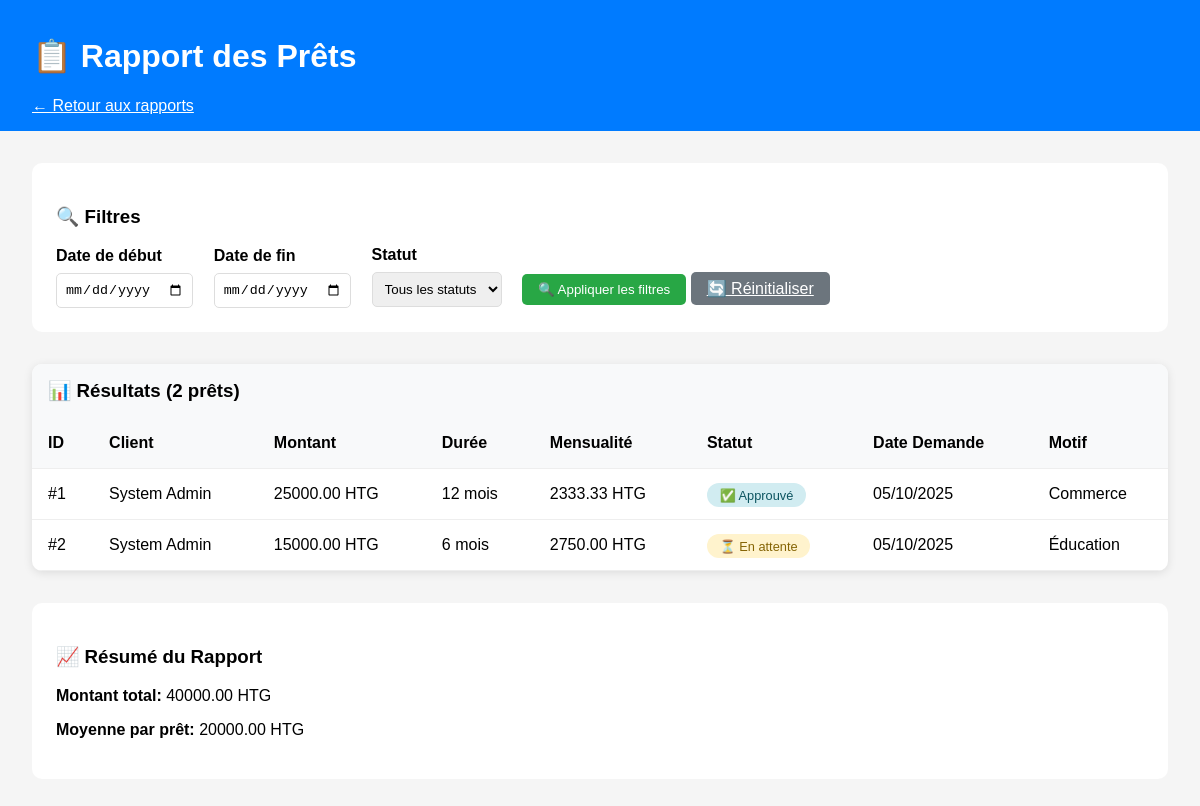
/admin/rapport-prets (signed in), run on an earlier commit of the app's database.
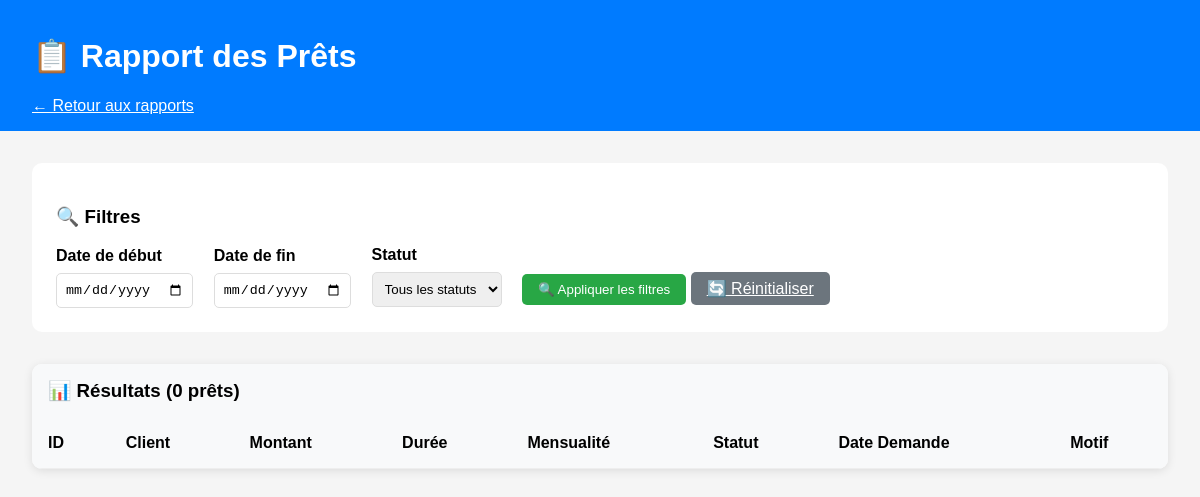
And on a later commit of the database.
### app.py (models this page shows, shortened)
class Pret(db.Model):
    __tablename__ = 'prets'
    id = db.Column(db.Integer, primary_key=True)
    client_id = db.Column(db.Integer)
    groupe_id = db.Column(db.Integer)
    montant = db.Column(db.Float)
    taux_interet = db.Column(db.Float, default=12.0)
    duree_mois = db.Column(db.Integer)
    date_demande = db.Column(db.DateTime, default=datetime.utcnow)
    date_approbation = db.Column(db.DateTime)
    date_decaissement = db.Column(db.DateTime)
    statut = db.Column(db.String(20), default='en_attente')
    motif = db.Column(db.String(100))
    montant_interet = db.Column(db.Float)
    montant_total = db.Column(db.Float)
    mensualite = db.Column(db.Float)

class User(UserMixin, db.Model):
    __tablename__ = 'users'
    id = db.Column(db.Integer, primary_key=True)
    username = db.Column(db.String(80), unique=True, nullable=True)
    email = db.Column(db.String(120), unique=True)
    password_hash = db.Column(db.String(255))
    fonction = db.Column(db.String(50))  # caissier, conseiller, etc.
    role = db.Column(db.String(20), default='client')  # client, employe, admin, superviseur
    statut = db.Column(db.String(20), default='actif')  # 'actif', 'en_attente', 'inactif'
    approuve_par = db.Column(db.Integer, db.ForeignKey('users.id'), nullable=True)  # Admin qui a approuvé
    date_approbation = db.Column(db.DateTime, nullable=True)
    permissions = db.Column(db.Text)  # Stocke les permissions en JSON
    nom = db.Column(db.String(100))
    prenom = db.Column(db.String(100))
    telephone = db.Column(db.String(20))
    date_creation = db.Column(db.DateTime, default=datetime.utcnow)
    groupe_id = db.Column(db.Integer, db.ForeignKey('groupes.id'), nullable=True)
    code_client = db.Column(db.String(20), unique=True, nullable=True)
    adresse = db.Column(db.Text)
    cin = db.Column(db.String(50), unique=True, nullable=True)
    date_naissance = db.Column(db.DateTime, nullable=True)
    profession = db.Column(db.String(100))
    revenu_mensuel = db.Column(db.Float, default=0)
    date_inscription = db.Column(db.DateTime, default=datetime.utcnow)
    groupe_id = db.Column(db.Integer, db.ForeignKey('groupes.id'), nullable=True)
    depenses_mensuelles = db.Column(db.Float, default=0)
    capacite_remboursement = db.Column(db.Float, default=0)
    photo_id = db.Column(db.String(255))
    photo_selfie = db.Column(db.String(255))
    verification_faciale = db.Column(db.Boolean, default=False)
    score_verification = db.Column(db.Float, default=0)

### app.py (the view)
@app.route('/admin/rapport-prets')
@login_required
def rapport_prets():
    if getattr(current_user, 'role', None) != 'admin':
        return redirect(url_for('tableau_de_bord'))
    date_debut = request.args.get('date_debut')
    date_fin = request.args.get('date_fin')
    statut = request.args.get('statut')
    query = Pret.query
    if date_debut:
        query = query.filter(Pret.date_demande >= datetime.strptime(date_debut, '%Y-%m-%d'))
    if date_fin:
        query = query.filter(Pret.date_demande <= datetime.strptime(date_fin, '%Y-%m-%d'))
    if statut:
        query = query.filter(Pret.statut == statut)
    prets = query.all()
    prets_rapport = []
    for pret in prets:
        client = User.query.get(pret.client_id)
        prets_rapport.append({
            'pret': pret,
            'client': client
        })
    return render_template('rapport_prets.html',
                           prets_rapport=prets_rapport,
                           filters={'date_debut': date_debut, 'date_fin': date_fin, 'statut': statut})

### app.py (called while the page is built)
@login_manager.user_loader
def load_user(user_id):
    return db.session.get(User, int(user_id))  # ← Version moderne au lieu de User.query.get()

@app.before_request
def list_routes():
    if not hasattr(app, 'routes_listed'):
        print("=== ROUTES DISPONIBLES ===")
        for rule in app.url_map.iter_rules():
            print(f"{rule.rule} -> {rule.endpoint}")
        print("==========================")
        app.routes_listed = True

### templates/rapport_prets.html (shortened to what this page needs)
<!DOCTYPE html>
<html lang="fr">
<head>
</head>
<body>
    <div class="header">
        <h1>📋 Rapport des Prêts</h1>
        <a href="{{ url_for('admin_rapports') }}" style="color: white;">← Retour aux rapports</a>
    </div>
    <div class="container">
        <div class="filters">
            <h3>🔍 Filtres</h3>
            <form method="GET">
                <div class="form-group">
                    <label>Date de début</label>
                    <input type="date" name="date_debut" value="{{ filters.date_debut }}">
                </div>
                <div class="form-group">
                    <label>Date de fin</label>
                    <input type="date" name="date_fin" value="{{ filters.date_fin }}">
                </div>
                <div class="form-group">
                    <label>Statut</label>
                    <select name="statut">
                        <option value="">Tous les statuts</option>
                    </select>
                </div>
                <button type="submit" class="btn">🔍 Appliquer les filtres</button>
                <a href="{{ url_for('rapport_prets') }}" class="btn" style="background: #6c757d;">🔄 Réinitialiser</a>
            </form>
        </div>
        <div class="pret-table">
            <h3 style="padding: 1rem; margin: 0; background: #f8f9fa;">
                📊 Résultats ({{ prets_rapport|length }} prêts)
            </h3>
            <table>
                <thead>
                    <tr>
                        <th>ID</th>
                        <th>Client</th>
                        <th>Montant</th>
                        <th>Durée</th>
                        <th>Mensualité</th>
                        <th>Statut</th>
                        <th>Date Demande</th>
                        <th>Motif</th>
                    </tr>
                </thead>
                <tbody>
                    {% for item in prets_rapport %}
                    <tr>
                        <td>#{{ item.pret.id }}</td>
                        <td>
                            {% if item.client %}
                                {{ item.client.prenom }} {{ item.client.nom }}
                            {% else %}
                                Client #{{ item.pret.client_id }}
                            {% endif %}
                        </td>
                        <td>{{ "%.2f"|format(item.pret.montant) }} HTG</td>
                        <td>{{ item.pret.duree_mois }} mois</td>
                        <td>{{ "%.2f"|format(item.pret.mensualite) }} HTG</td>
                        <td>
                            <span class="statut statut-{{ item.pret.statut }}">
                                {% if item.pret.statut == 'en_attente' %}⏳ En attente
                                {% elif item.pret.statut == 'approuve' %}✅ Approuvé
                                {% elif item.pret.statut == 'rejete' %}❌ Rejeté
                                {% else %}{{ item.pret.statut }}{% endif %}
                            </span>
                        </td>
                        <td>{{ item.pret.date_demande.strftime('%d/%m/%Y') }}</td>
                        <td>{{ item.pret.motif }}</td>
                    </tr>
                    {% endfor %}
                </tbody>
            </table>
        </div>
        {% if prets_rapport %}
        <div style="background: white; padding: 1.5rem; border-radius: 10px; margin-top: 2rem;">
            <h3>📈 Résumé du Rapport</h3>
            <p><strong>Montant total:</strong> {{ "%.2f"|format(prets_rapport|sum(attribute='pret.montant')) }} HTG</p>
            <p><strong>Moyenne par prêt:</strong> {{ "%.2f"|format((prets_rapport|sum(attribute='pret.montant')) / prets_rapport|length) }} HTG</p>
        </div>
        {% endif %}
    </div>
</body>
</html>

### templates/rapport_prets.html (style rules this page uses)
body { font-family: Arial, sans-serif; margin: 0; padding: 0; background: #f5f5f5; }
.header { background: #007bff; color: white; padding: 1rem 2rem; }
.container { max-width: 1400px; margin: 0 auto; padding: 2rem; }
.filters { background: white; padding: 1.5rem; border-radius: 10px; margin-bottom: 2rem; }
.form-group { display: inline-block; margin-right: 1rem; }
label { display: block; margin-bottom: 0.5rem; font-weight: bold; }
input, select { padding: 0.5rem; border: 1px solid #ddd; border-radius: 5px; }
.btn { padding: 0.5rem 1rem; background: #28a745; color: white; border: none; border-radius: 5px; cursor: pointer; }
.pret-table { width: 100%; background: white; border-radius: 10px; overflow: hidden; box-shadow: 0 2px 10px rgba(0,0,0,0.1); }
table { width: 100%; border-collapse: collapse; }
th, td { padding: 1rem; text-align: left; border-bottom: 1px solid #eee; }
th { background: #f8f9fa; font-weight: bold; }

What changed in the data, as far as the page shows it:
removed Pret: pret.id "1", pret.montant "25000.00", pret.duree_mois "12", pret.mensualite "2333.33", pret.date_demande "05/10/2025", pret.motif "Commerce"
no longer on this page (row edited): User: client.prenom "System" "System", client.nom "Admin" "Admin"
removed Pret: pret.id "2", pret.montant "15000.00", pret.duree_mois "6", pret.mensualite "2750.00", pret.date_demande "05/10/2025", pret.motif "Éducation"
Also different on the page:
{{ prets_rapport|length }}: "2" → "0"
{{ "%.2f"|format(prets_rapport|sum(attribute='pret.montant')) }}: "40000.00" → (not shown)
list line gone: "# HTG mois HTG ✅ Approuvé"
list line gone: "# HTG mois HTG ⏳ En attente"
text no longer shown: "📈 Résumé du Rapport Montant total: HTG Moyenne par prêt: 20000.00 HTG"
